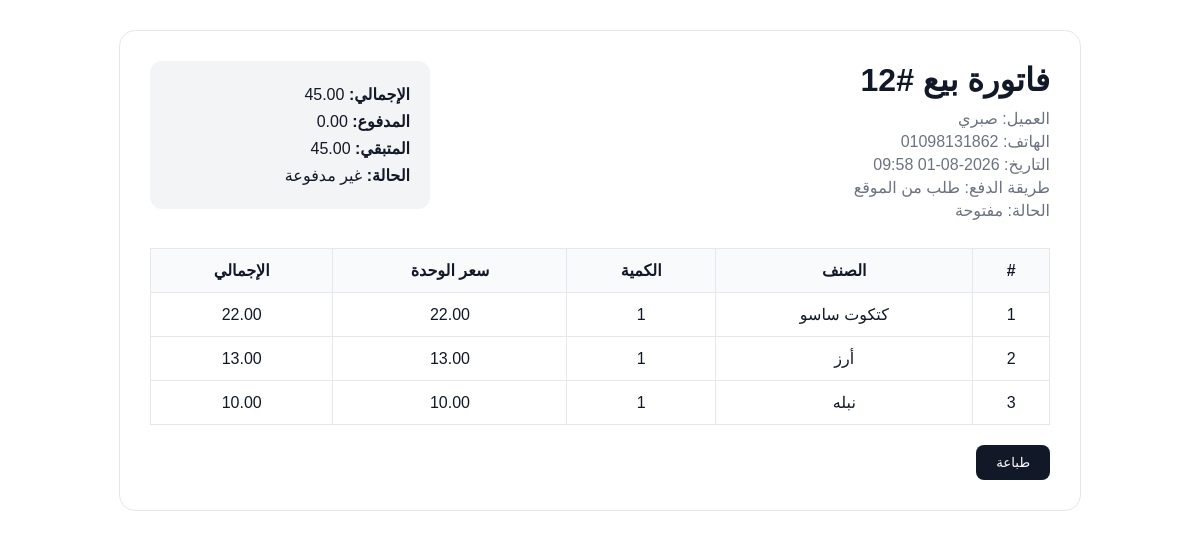
The app's page /invoices/12/print (signed in) with its own data.
### app/models.py (models this page shows)
class SalesInvoice(db.Model):
    id = db.Column(db.Integer, primary_key=True)
    customer_name = db.Column(db.String(150), nullable=False)
    customer_phone = db.Column(db.String(50))
    notes = db.Column(db.Text)
    payment_method = db.Column(db.String(50), default="cash")
    amount_paid = db.Column(db.Float, default=0)
    total_amount = db.Column(db.Float, default=0)
    created_at = db.Column(db.DateTime, default=datetime.utcnow)
    is_finalized = db.Column(db.Boolean, default=False)
    finalized_at = db.Column(db.DateTime, nullable=True)
    items = db.relationship(
        "SalesInvoiceItem",
        backref="invoice",
        cascade="all, delete-orphan",
        lazy=True
    )
    @property
    def balance_due(self):
        return max((self.total_amount or 0) - (self.amount_paid or 0), 0)
    @property
    def payment_status(self):
        if (self.amount_paid or 0) >= (self.total_amount or 0):
            return "مدفوعة"
        if (self.amount_paid or 0) > 0:
            return "مدفوعة جزئيًا"
        return "غير مدفوعة"

class SalesInvoiceItem(db.Model):
    id = db.Column(db.Integer, primary_key=True)
    invoice_id = db.Column(db.Integer, db.ForeignKey("sales_invoice.id"), nullable=False)
    item_id = db.Column(db.Integer, db.ForeignKey("item.id"), nullable=False)
    quantity = db.Column(db.Integer, nullable=False, default=1)
    sale_price = db.Column(db.Float, nullable=False, default=0)
    line_total = db.Column(db.Float, nullable=False, default=0)
    item = db.relationship("Item", backref="invoice_lines")

class Item(db.Model):
    id = db.Column(db.Integer, primary_key=True)
    item_code = db.Column(db.String(50), nullable=False)
    name = db.Column(db.String(100), nullable=False)
    description = db.Column(db.Text)
    purchase_price = db.Column(db.Float, default=0)
    sale_price = db.Column(db.Float, default=0)
    unit_profit = db.Column(db.Float, default=0)
    quantity = db.Column(db.Integer, default=0)
    reorder_level = db.Column(db.Integer, default=0)
    notes = db.Column(db.Text)
    warehouse_id = db.Column(db.Integer, db.ForeignKey("warehouse.id"), nullable=False)

### app/routes.py (the view)
    @app.route("/invoices/<int:invoice_id>/print")
    @login_required
    def print_invoice(invoice_id):
        invoice = SalesInvoice.query.get_or_404(invoice_id)
        invoice.total_amount = sum(line.line_total for line in invoice.items)
        db.session.commit()
        return render_template("invoice_print.html", invoice=invoice)

### app/models.py (called while the page is built)
@login_manager.user_loader
def load_user(user_id):
    return User.query.get(int(user_id))

### app/templates/invoice_print.html (shortened to what this page needs)
<!DOCTYPE html>
<html lang="ar" dir="rtl">
<head>
</head>
<body>
    <div class="invoice-box">
        <div class="top">
            <div>
                <h1 class="title">فاتورة بيع #{{ invoice.id }}</h1>
                <div class="muted">العميل: {{ invoice.customer_name }}</div>
                <div class="muted">الهاتف: {{ invoice.customer_phone or "-" }}</div>
                <div class="muted">التاريخ: {{ invoice.created_at.strftime('%Y-%m-%d %H:%M') }}</div>
                <div class="muted">طريقة الدفع: {{ invoice.payment_method }}</div>
                <div class="muted">
                    الحالة:
                    {% if invoice.is_finalized %}
                    <span class="status">منتهية</span>
                    {% else %}
                    مفتوحة
                    {% endif %}
                </div>
            </div>
            <div class="summary">
                <div><strong>الإجمالي:</strong> {{ "%.2f"|format(invoice.total_amount or 0) }}</div>
                <div><strong>المدفوع:</strong> {{ "%.2f"|format(invoice.amount_paid or 0) }}</div>
                <div><strong>المتبقي:</strong> {{ "%.2f"|format(invoice.balance_due or 0) }}</div>
                <div><strong>الحالة:</strong> {{ invoice.payment_status }}</div>
            </div>
        </div>
        <table>
            <thead>
                <tr>
                    <th>#</th>
                    <th>الصنف</th>
                    <th>الكمية</th>
                    <th>سعر الوحدة</th>
                    <th>الإجمالي</th>
                </tr>
            </thead>
            <tbody>
                {% for line in invoice.items %}
                <tr>
                    <td>{{ loop.index }}</td>
                    <td>{{ line.item.name }}</td>
                    <td>{{ line.quantity }}</td>
                    <td>{{ "%.2f"|format(line.sale_price or 0) }}</td>
                    <td>{{ "%.2f"|format(line.line_total or 0) }}</td>
                </tr>
                {% endfor %}
            </tbody>
        </table>
        <button class="print-btn" onclick="window.print()">طباعة</button>
    </div>
</body>
</html>

### app/templates/invoice_print.html (style rules this page uses)
body { font-family: Arial, sans-serif; background: #fff; color: #111827; margin: 0; padding: 30px; }
.invoice-box { max-width: 900px; margin: auto; border: 1px solid #e5e7eb; border-radius: 16px; padding: 30px; }
.top { display: flex; justify-content: space-between; align-items: flex-start; margin-bottom: 24px; gap: 20px; }
.title { font-size: 32px; font-weight: 800; margin: 0 0 10px; }
.muted { color: #6b7280; margin: 4px 0; }
.summary { background: #f3f4f6; border-radius: 12px; padding: 16px 20px; min-width: 240px; }
.summary div { margin: 8px 0; font-size: 16px; }
table { width: 100%; border-collapse: collapse; margin-top: 20px; }
th, td { border: 1px solid #e5e7eb; padding: 12px; text-align: center; }
th { background: #f9fafb; }
.print-btn { margin-top: 20px; padding: 10px 20px; border: none; background: #111827; color: #fff; border-radius: 8px; cursor: pointer; }

### records on screen
SalesInvoice: id "12", customer_name "صبري", customer_phone "01098131862", created_at "2026-08-01 09:58", payment_method "طلب من الموقع", total_amount "45.00", amount_paid "0.00", total_amount+amount_paid "45.00", payment_status "غير مدفوعة"
SalesInvoiceItem: item.name "كتكوت ساسو", quantity "1", sale_price "22.00", line_total "22.00"
SalesInvoiceItem: item.name "أرز", quantity "1", sale_price "13.00", line_total "13.00"
SalesInvoiceItem: item.name "نبله", quantity "1", sale_price "10.00", line_total "10.00"
